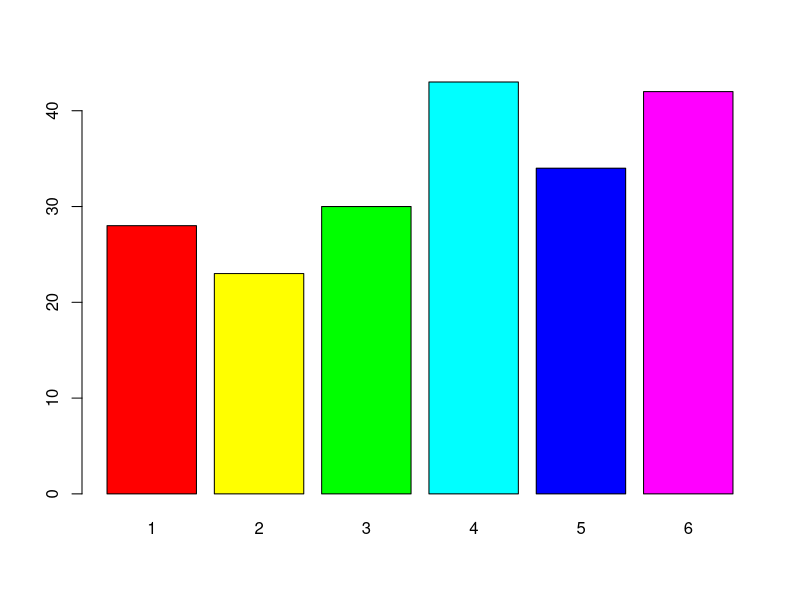
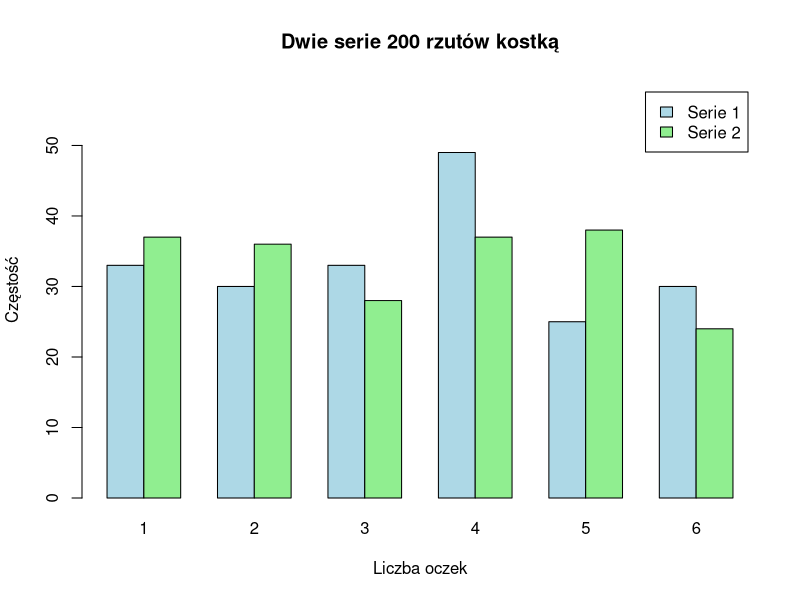

These figures' R source, in order:
rzuty <- sample(1:6, 200, replace = TRUE)
tablica <- table(rzuty)
barplot(tablica, col = rainbow(6))


rzuty1 <- sample(1:6, 200, replace = TRUE)
rzuty2 <- sample(1:6, 200, replace = TRUE)
tab1 <- table(rzuty1)
tab2 <- table(rzuty2)

macierz <- rbind(tab1, tab2)
barplot(macierz, beside = TRUE, legend.text = c("Serie 1", "Serie 2"),
        main = "Dwie serie 200 rzutów kostką", xlab = "Liczba oczek", ylab = "Częstość",
        col = c("lightblue", "lightgreen"), ylim = c(0, max(macierz) + 10))

# NOTE:
# seria rzutów kostką
# tablica kontyngencji
